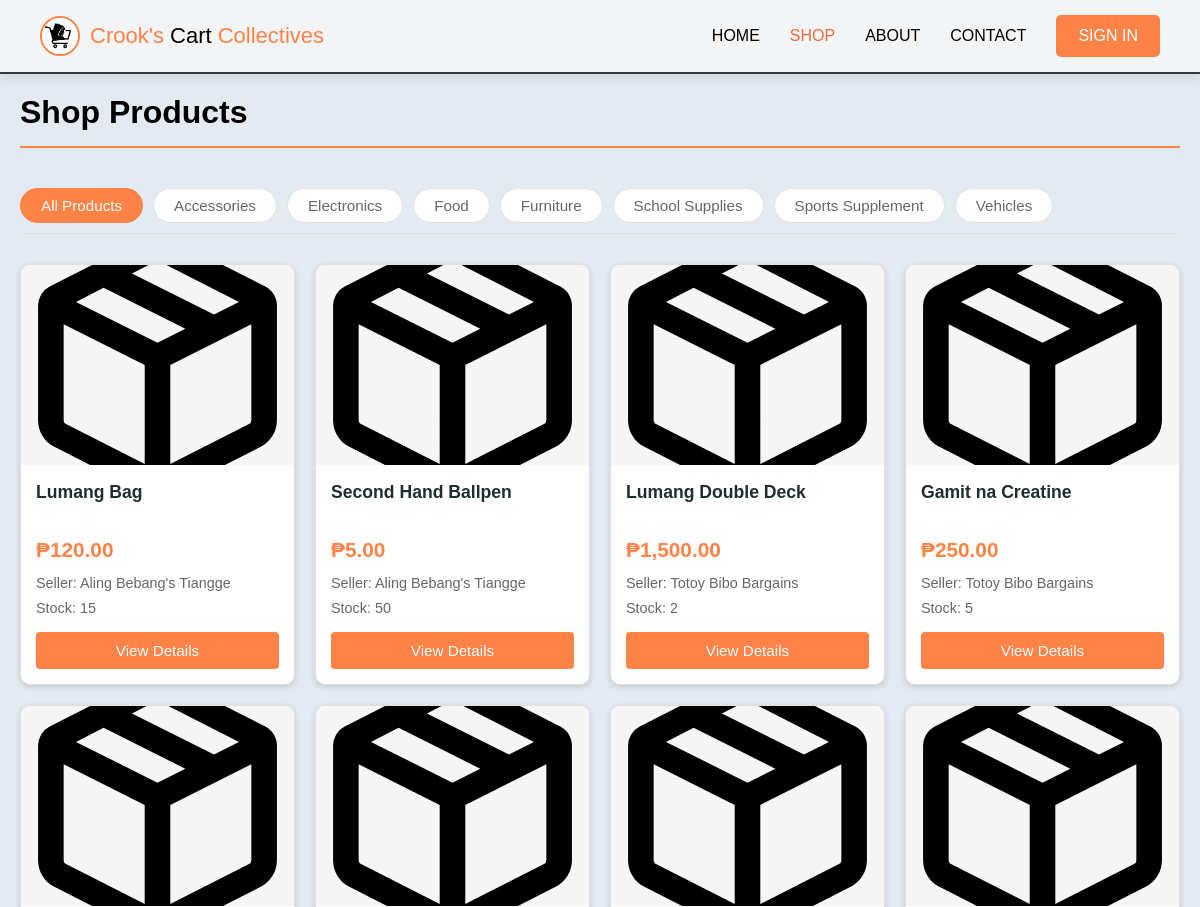
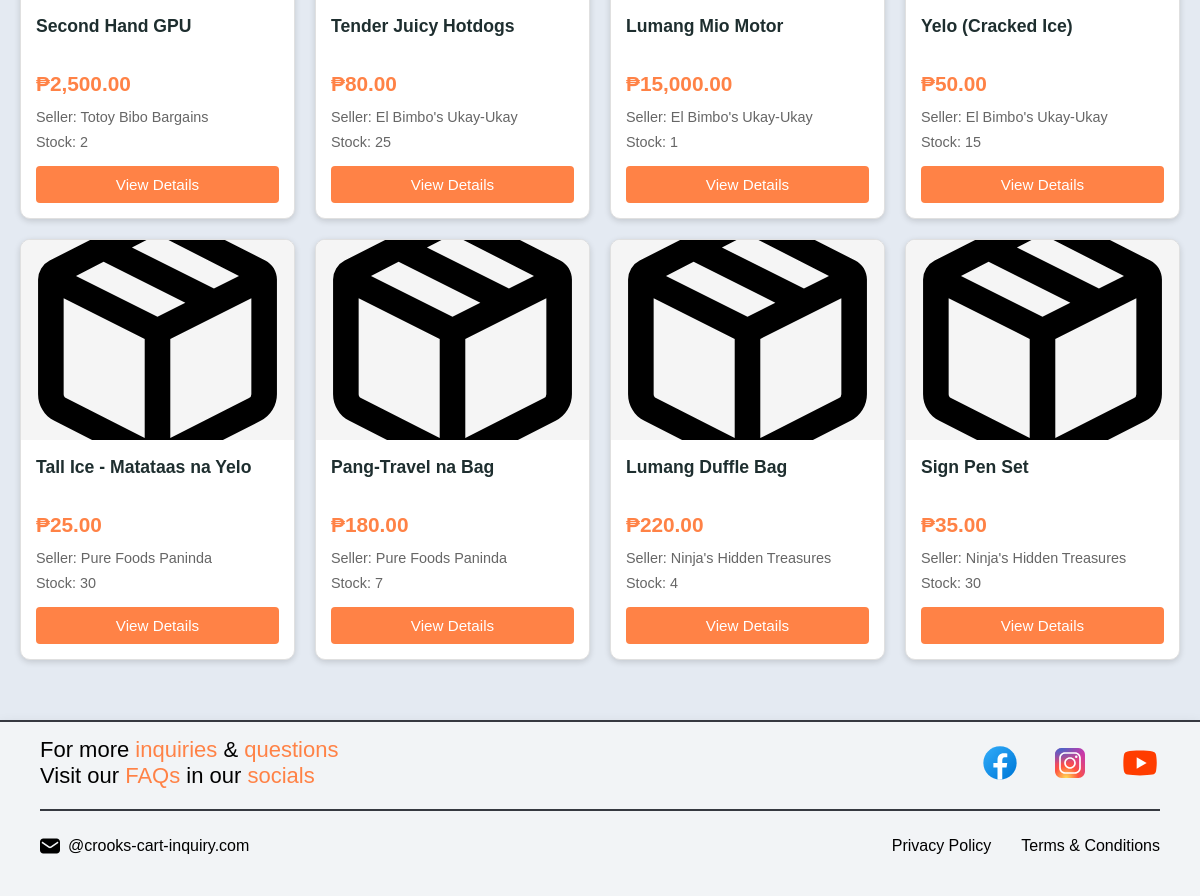
/pages/product.php, run on the app's committed database (2 pictures, top to bottom).
### tables this page shows
CREATE TABLE products (
    product_id INT AUTO_INCREMENT PRIMARY KEY,
    seller_id INT NOT NULL,
    name VARCHAR(60) NOT NULL,
    description TEXT,
    price DECIMAL(10, 2) NOT NULL CHECK (price >= 0),
    category VARCHAR(40),
    stock_quantity INT DEFAULT 0 CHECK (stock_quantity >= 0),
    media_path VARCHAR(100),
    is_active BOOLEAN DEFAULT TRUE,
    date_added TIMESTAMP DEFAULT CURRENT_TIMESTAMP,
    
    FOREIGN KEY (seller_id)
        REFERENCES sellers(seller_id)
        ON DELETE CASCADE,
    
    INDEX idx_seller_products (seller_id, is_active),
    INDEX idx_category (category),
    INDEX idx_price (price),
    FULLTEXT idx_product_search (name, description)
) COMMENT='Product listings from sellers';

CREATE TABLE sellers (
    seller_id INT AUTO_INCREMENT PRIMARY KEY,
    user_id INT NOT NULL UNIQUE,
    business_name VARCHAR(50),
    identity_path VARCHAR(120),
    id_document_path VARCHAR(120),
    is_verified ENUM('pending', 'verified', 'rejected') DEFAULT 'pending',
    date_applied TIMESTAMP DEFAULT CURRENT_TIMESTAMP,
    verification_date TIMESTAMP NULL DEFAULT NULL,
    FOREIGN KEY (user_id)
        REFERENCES users(user_id)
        ON DELETE CASCADE,
    INDEX idx_seller_user (user_id),
    INDEX idx_verification_status (is_verified)
) COMMENT='Seller accounts with verification status';

### pages/product.php (the view, shortened to what this page needs)
<?php
require_once('../database/database-connect.php');
$products = [];
$categories = [];
try {
    $catStmt = $connection->prepare("
        SELECT DISTINCT category
        FROM products
        WHERE is_active = 1 AND stock_quantity > 0
        ORDER BY category
    ");
    $catStmt->execute();
    $categories = $catStmt->fetchAll(PDO::FETCH_COLUMN);
    $prodStmt = $connection->prepare("
        SELECT p.*, s.business_name
        FROM products p
        JOIN sellers s ON p.seller_id = s.seller_id
        WHERE p.is_active = 1 AND p.stock_quantity > 0
        ORDER BY p.date_added DESC
    ");
    $prodStmt->execute();
    $products = $prodStmt->fetchAll(PDO::FETCH_ASSOC);
} catch (PDOException $e) {
    error_log("Error fetching products: " . $e->getMessage());
}
function getProductPageImageUrl($mediaPath) {
    $fallbackImage = '../assets/image/icons/package.svg';
    if (strpos($mediaPath, 'Crooks-Data-Storage/products/') === 0) {
        $mediaDir = rtrim($mediaPath, '/') . '/';
        $fullDir = dirname(__DIR__, 2) . '/' . $mediaDir;
        $thumbFiles = glob($fullDir . 'thumbnail_1.*');
        if (!empty($thumbFiles)) {
            $thumbFile = basename($thumbFiles[0]);
            return '../database/data-storage-handler.php?action=serve&path=' . rawurlencode($mediaDir . $thumbFile);
        } else {
            return $fallbackImage;
        }
    }
    return $mediaPath;
}
?>
<!DOCTYPE html>
<html lang="en">
<head>
    <link rel="stylesheet" href="../styles/header.css">
    <link rel="stylesheet" href="../styles/footer.css">
    <link rel="stylesheet" href="../styles/product.css">
</head>
<body>
    <?php include_once('header.php'); ?>
    <main class="content">
        <div class="page-title-header">
            <h1>Shop Products</h1>
        </div>
        <?php if (!empty($products)): ?>
        <div class="filter-tabs" id="filterTabs">
            <span class="filter-tab active" data-filter="all">All Products</span>
            <?php foreach ($categories as $category): ?>
            <span class="filter-tab" data-filter="<?php echo htmlspecialchars(strtolower($category)); ?>">
                <?php echo htmlspecialchars($category); ?>
            </span>
            <?php endforeach; ?>
        </div>
        <div class="products-grid" id="productsGrid">
            <?php foreach ($products as $product): ?>
            <div class="product-card" data-category="<?php echo htmlspecialchars(strtolower($product['category'])); ?>">
                <?php
                $imageUrl = getProductPageImageUrl($product['media_path'] ?? '');
                ?>
                <div class="product-image-container">
                    <img src="<?php echo htmlspecialchars($imageUrl); ?>"
                        alt="<?php echo htmlspecialchars($product['name']); ?>" class="product-image"
                        onerror="this.onerror=null; this.src='../assets/image/icons/package.svg';">
                </div>
                <div class="product-info">
                    <h3 class="product-title"><?php echo htmlspecialchars($product['name']); ?></h3>
                    <p class="product-price">₱<?php echo number_format($product['price'], 2); ?></p>
                    <p class="product-seller">Seller: <?php echo htmlspecialchars($product['business_name']); ?></p>
                    <p class="product-stock">Stock: <?php echo (int)$product['stock_quantity']; ?></p>
                    <div class="product-actions">
                        <a href="product-detail.php?id=<?php echo $product['product_id']; ?>"
                            class="btn btn-primary">View Details</a>
                    </div>
                </div>
            </div>
            <?php endforeach; ?>
        </div>
        <?php endif; ?>
    </main>
    <?php include_once('footer.php'); ?>
</body>
</html>

### styles/header.css (style rules this page uses)
:root { --size-logo-height: 40px; --size-button-padding: 10px 20px; --size-button-radius: 5px; --size-navigation-gap: 30px; --size-header-padding: 15px 40px; --size-mobile-menu-max-width: 270px; --color-background-A: #e4eaf2; --color-background-B: #f2f4f6; --color-background-C: #000000; --color-linear-gradient-A: #a49bf8, #b8b9fa, #dbd5fd, #43c9fb; --color-text-A: #000000; --color-text-B: #ffffff; --color-text-C: #1e2e2f; --color-accent-A: #ff8246; --color-hover-A: #e8693d; --color-border-A: #363940; --effect-glow-A: 0 0 10px rgba(0, 0, 0, 0.2); --effect-glow-B: 0 0 10px rgba(211, 94, 53, 0.7); --effect-box-shadow-default: 0 2px 6px rgba(0, 0, 0, 0.15); --effect-transition-default: all 0.3s ease-in-out; --font-family-base: Arial, sans-serif; --font-size-base: 16px; --font-size-title: 22px; --font-weight-bold: 400; }
body { margin: 0; padding: 0; overflow-x: hidden; background-color: var(--color-background-A); color: var(--color-text-A); font-family: var(--font-family-base); transition: opacity 0.5s ease-in-out, transform 0.5s ease-in-out; }
html { -ms-overflow-style: none; scrollbar-width: none; }

### styles/product.css (style rules this page uses)
* { margin: 0; padding: 0; box-sizing: border-box; }
body { font-family: Arial, sans-serif; background-color: #e4eaf2; color: #000000; min-height: 100vh; display: flex; flex-direction: column; }
.content { flex: 1; max-width: 1200px; margin: 100px auto 40px; padding: 0 20px; width: 100%; min-height: calc(100vh - 200px); display: flex; flex-direction: column; }
.page-title-header { width: 100%; margin: 20px 0 30px 0; padding-bottom: 15px; border-bottom: 2px solid #FF8246; }
.page-title-header h1 { font-size: 2rem; color: #000000; font-weight: 600; margin: 0; }
.filter-tabs { display: flex; flex-wrap: wrap; gap: 10px; margin-bottom: 30px; padding: 10px 0; border-bottom: 1px solid #e0e0e0; width: 100%; }
.filter-tab { padding: 8px 20px; background: #ffffff; border-radius: 25px; cursor: pointer; font-size: 0.95rem; font-weight: 500; color: #666666; transition: all 0.3s ease; border: 1px solid #e0e0e0; text-decoration: none; display: inline-block; white-space: nowrap; }
.filter-tab.active { background: #FF8246; color: #ffffff; border-color: #FF8246; }
.products-grid { display: grid; grid-template-columns: repeat(auto-fill, minmax(250px, 1fr)); gap: 20px; padding: 0 0 20px 0; width: 100%; }
.product-card { background: #ffffff; border-radius: 10px; overflow: hidden; box-shadow: 0 2px 6px rgba(0, 0, 0, 0.15); transition: box-shadow 0.3s ease, transform 0.3s ease; display: flex; flex-direction: column; border: 1px solid #e0e0e0; height: 100%; min-height: 380px; }
.product-image-container { width: 100%; height: 200px; overflow: hidden; background-color: #f5f5f5; flex-shrink: 0; }
.product-image { width: 100%; height: 100%; object-fit: cover; display: block; transition: transform 0.3s ease; }
.product-info { padding: 15px; flex: 1; display: flex; flex-direction: column; min-height: 180px; }
.product-title { margin: 0 0 8px 0; font-size: 1.1rem; font-weight: 600; color: #1e2e2f; line-height: 1.4; min-height: 2.8rem; max-height: 2.8rem; overflow: hidden; display: -webkit-box; -webkit-line-clamp: 2; -webkit-box-orient: vertical; word-break: break-word; }
.product-price { color: #FF8246; font-weight: 700; font-size: 1.3rem; margin: 5px 0; min-height: 1.8rem; }
.product-seller, .product-stock { font-size: 0.9rem; color: #666666; margin: 3px 0; min-height: 1.2rem; white-space: nowrap; overflow: hidden; text-overflow: ellipsis; }
.product-actions { margin-top: auto; padding-top: 10px; width: 100%; }
.btn { display: inline-block; padding: 10px 0; border: none; border-radius: 4px; font-size: 0.95rem; font-weight: 500; cursor: pointer; transition: all 0.3s ease; text-decoration: none; text-align: center; width: 100%; }
.btn-primary { background-color: #FF8246; color: #ffffff; }

### styles/sign-out.css (style rules this page uses)
:root { --effect-box-shadow-default: 0 4px 12px rgba(0, 0, 0, 0.1); --effect-box-shadow-hover: 0 8px 25px rgba(0, 0, 0, 0.15); --effect-transition-default: all 0.3s ease; --effect-glow-B: 0 0 10px rgba(255, 130, 70, 0.4); }

### data on the page
products: media_path (picture), name "Lumang Bag", price "120.00", seller.business_name "Aling Bebang's Tiangge", stock_quantity "15"
products: media_path (picture), name "Second Hand Ballpen", price "5.00", seller.business_name "Aling Bebang's Tiangge", stock_quantity "50"
products: media_path (picture), name "Lumang Double Deck", price "1,500.00", seller.business_name "Totoy Bibo Bargains", stock_quantity "2"
products: media_path (picture), name "Gamit na Creatine", price "250.00", seller.business_name "Totoy Bibo Bargains", stock_quantity "5"
products: media_path (picture), name "Second Hand GPU", price "2,500.00", seller.business_name "Totoy Bibo Bargains", stock_quantity "2"
products: media_path (picture), name "Tender Juicy Hotdogs", price "80.00", seller.business_name "El Bimbo's Ukay-Ukay", stock_quantity "25"
products: media_path (picture), name "Lumang Mio Motor", price "15,000.00", seller.business_name "El Bimbo's Ukay-Ukay", stock_quantity "1"
products: media_path (picture), name "Yelo (Cracked Ice)", price "50.00", seller.business_name "El Bimbo's Ukay-Ukay", stock_quantity "15"
products: media_path (picture), name "Tall Ice - Matataas na Yelo", price "25.00", seller.business_name "Pure Foods Paninda", stock_quantity "30"
products: media_path (picture), name "Pang-Travel na Bag", price "180.00", seller.business_name "Pure Foods Paninda", stock_quantity "7"
products: media_path (picture), name "Lumang Duffle Bag", price "220.00", seller.business_name "Ninja's Hidden Treasures", stock_quantity "4"
products: media_path (picture), name "Sign Pen Set", price "35.00", seller.business_name "Ninja's Hidden Treasures", stock_quantity "30"

### other printed values
$category "Accessories"
$category "Electronics"
$category "Food"
$category "Furniture"
$category "School Supplies"
$category "Sports Supplement"
$category "Vehicles"
